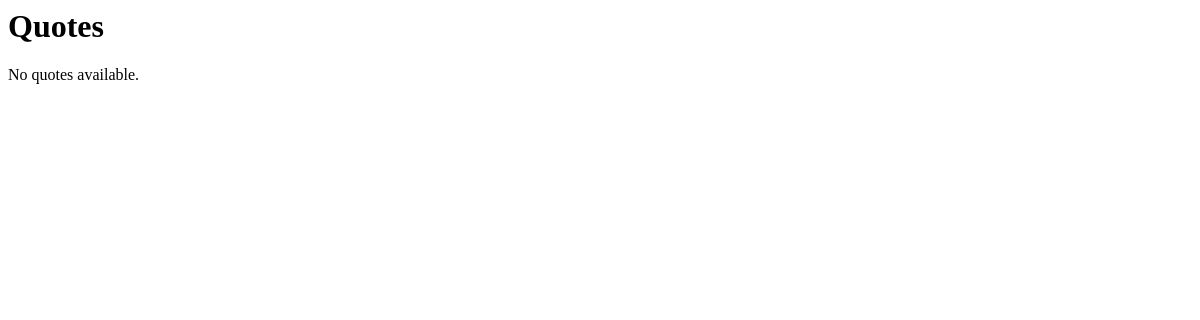
Before: / with the older database file.
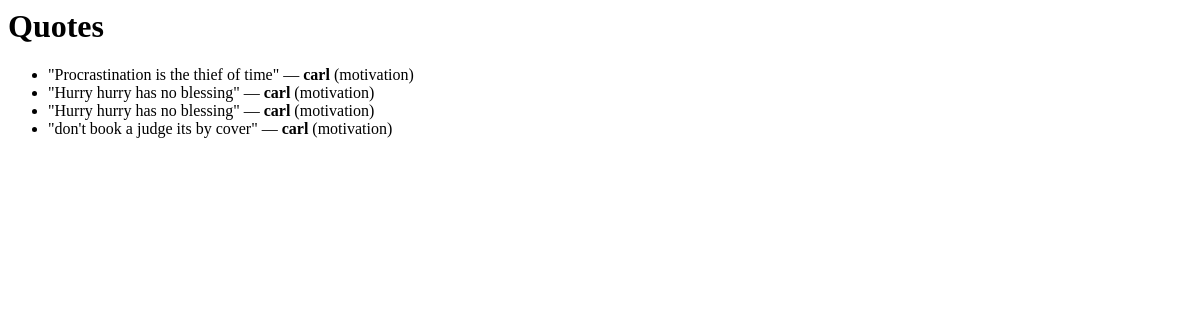
After: the same page with the newer database file.
### quotes/models.py (models this page shows, shortened)
class Quote(models.Model):
    text = models.TextField()
    author = models.ForeignKey(Author, on_delete=models.CASCADE)
    category = models.ForeignKey(Category, on_delete=models.SET_NULL, null=True)

class Author(models.Model):
    name = models.CharField(max_length=100)
    def __str__(self):
        return self.name

class Category(models.Model):
    name = models.CharField(max_length=100)
    def __str__(self):
        return self.name

### quotes/views.py (the view)
# urls.py: 2. Add a URL to urlpatterns:  path('', views.home, name='home')
def home(request):
    quotes = Quote.objects.all()
    return render(request, 'quotes/home.html', {'quotes': quotes})

### quotes/templates/quotes/home.html
<h1>Quotes</h1>
{% if quotes %}
    <ul>
        {% for quote in quotes %}
            <li>
                "{{ quote.text }}" — <strong>{{ quote.author }}</strong> ({{ quote.category }})
            </li>
        {% endfor %}
    </ul>
{% else %}
    <p>No quotes available.</p>
{% endif %}

Changed rows visible on the page:
added Quote: text "Procrastination is the thief of time", author "carl", category "motivation"
added Quote: text "Hurry hurry has no blessing", author "carl", category "motivation"
added Quote: text "Hurry hurry has no blessing", author "carl", category "motivation"
added Quote: text "don't book a judge its by cover", author "carl", category "motivation"
Other visible differences:
text no longer shown: "No quotes available."
